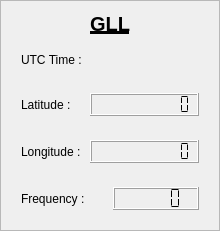
         <widget class="QFrame" name="verticalFrame_12">
          <property name="frameShape">
           <enum>QFrame::Shape::StyledPanel</enum>
          </property>
          <layout class="QVBoxLayout" name="verticalLayout_15">
           <item>
            <widget class="QLabel" name="label_34">
             <property name="font">
              <font>
               <pointsize>15</pointsize>
               <bold>true</bold>
               <underline>true</underline>
              </font>
             </property>
             <property name="text">
              <string>GLL</string>
             </property>
             <property name="alignment">
              <set>Qt::AlignmentFlag::AlignCenter</set>
             </property>
            </widget>
           </item>
           <item>
            <layout class="QHBoxLayout" name="horizontalLayout_46">
             <property name="leftMargin">
              <number>9</number>
             </property>
             <property name="topMargin">
              <number>9</number>
             </property>
             <property name="rightMargin">
              <number>9</number>
             </property>
             <property name="bottomMargin">
              <number>9</number>
             </property>
             <item>
              <widget class="QLabel" name="label_45">
               <property name="text">
                <string>UTC Time :</string>
               </property>
              </widget>
             </item>
             <item>
              <widget class="QLabel" name="label_utcTime_gll">
               <property name="font">
                <font>
                 <pointsize>12</pointsize>
                </font>
               </property>
               <property name="text">
                <string/>
               </property>
               <property name="alignment">
                <set>Qt::AlignmentFlag::AlignCenter</set>
               </property>
              </widget>
             </item>
            </layout>
           </item>
           <item>
            <layout class="QHBoxLayout" name="horizontalLayout_25">
             <property name="leftMargin">
              <number>9</number>
             </property>
             <property name="topMargin">
              <number>9</number>
             </property>
             <property name="rightMargin">
              <number>9</number>
             </property>
             <property name="bottomMargin">
              <number>9</number>
             </property>
             <item>
              <widget class="QLabel" name="label_37">
               <property name="text">
                <string>Latitude :</string>
               </property>
              </widget>
             </item>
             <item>
              <widget class="QLCDNumber" name="lcdNumber_latitude_gll">
               <property name="digitCount">
                <number>10</number>
               </property>
               <property name="segmentStyle">
                <enum>QLCDNumber::SegmentStyle::Flat</enum>
               </property>
              </widget>
             </item>
            </layout>
           </item>
           <item>
            <layout class="QHBoxLayout" name="horizontalLayout_27">
             <property name="leftMargin">
              <number>9</number>
             </property>
             <property name="topMargin">
              <number>9</number>
             </property>
             <property name="rightMargin">
              <number>9</number>
             </property>
             <property name="bottomMargin">
              <number>9</number>
             </property>
             <item>
              <widget class="QLabel" name="label_38">
               <property name="text">
                <string>Longitude : </string>
               </property>
              </widget>
             </item>
             <item>
              <widget class="QLCDNumber" name="lcdNumber_longitude_gll">
               <property name="digitCount">
                <number>10</number>
               </property>
               <property name="segmentStyle">
                <enum>QLCDNumber::SegmentStyle::Flat</enum>
               </property>
              </widget>
             </item>
            </layout>
           </item>
           <item>
            <layout class="QHBoxLayout" name="horizontalLayout_28">
             <property name="leftMargin">
              <number>9</number>
             </property>
             <property name="topMargin">
              <number>9</number>
             </property>
             <property name="rightMargin">
              <number>9</number>
             </property>
             <property name="bottomMargin">
              <number>9</number>
             </property>
             <item>
              <widget class="QLabel" name="label_39">
               <property name="text">
                <string>Frequency :</string>
               </property>
              </widget>
             </item>
             <item>
              <widget class="QLCDNumber" name="lcdNumber_frequency_gll">
               <property name="segmentStyle">
                <enum>QLCDNumber::SegmentStyle::Flat</enum>
               </property>
              </widget>
             </item>
            </layout>
           </item>
          </layout>
         </widget>
